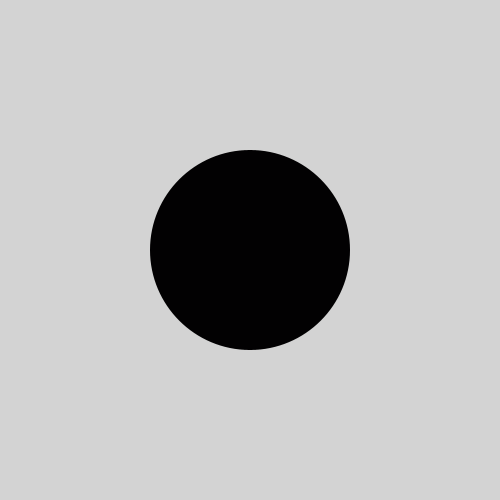
Frame 1 (no input)
Frame 60 (the mouse pressed at the canvas centre just before this capture): identical to frame 1, image omitted
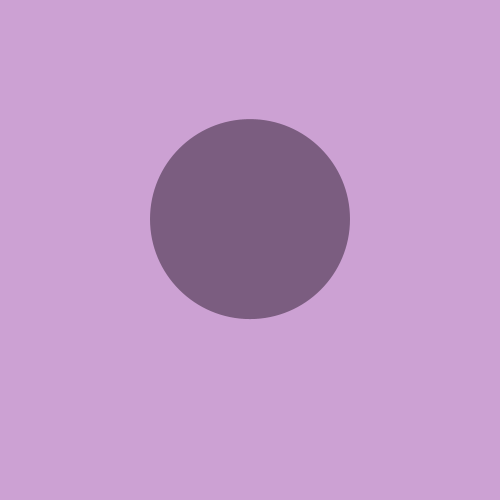
Frame 120 (the mouse held since frame 60 and released just before this capture)

The Processing sketch that drew these frames (run headless with seeded random() and noise(); from frame 60 on, the mouse is pressed at the canvas centre):

// Processing sketch: processing_172155
// ── processing_172155.pde

float counter = 0;


void setup()
{
  size(500,500);
  background(255);
  colorMode(HSB,360,100,100);
}

void draw()
{
  float helligkeit = map(mouseX,0,width, 0, 80);
  float saettigung = map(mouseX,0,width,0,47);
  background(291,saettigung,83);
  
float colour = map(sin(counter),-1,1,289,299);
float transparenz = map(sin(counter),-1,1,10,100);
float toblack = map(mouseX,0,width,1,100);
float mousespeed = map(mouseX,0,width,0.01,0.2);
float position = map(sin(counter),-1,1,-mouseX/5,mouseX/5);


translate(width/2,height/2);
fill(colour,transparenz,toblack);
noStroke();
ellipse(0,position,200,200);

counter += 0.1;
println(sin(counter));
}
  
